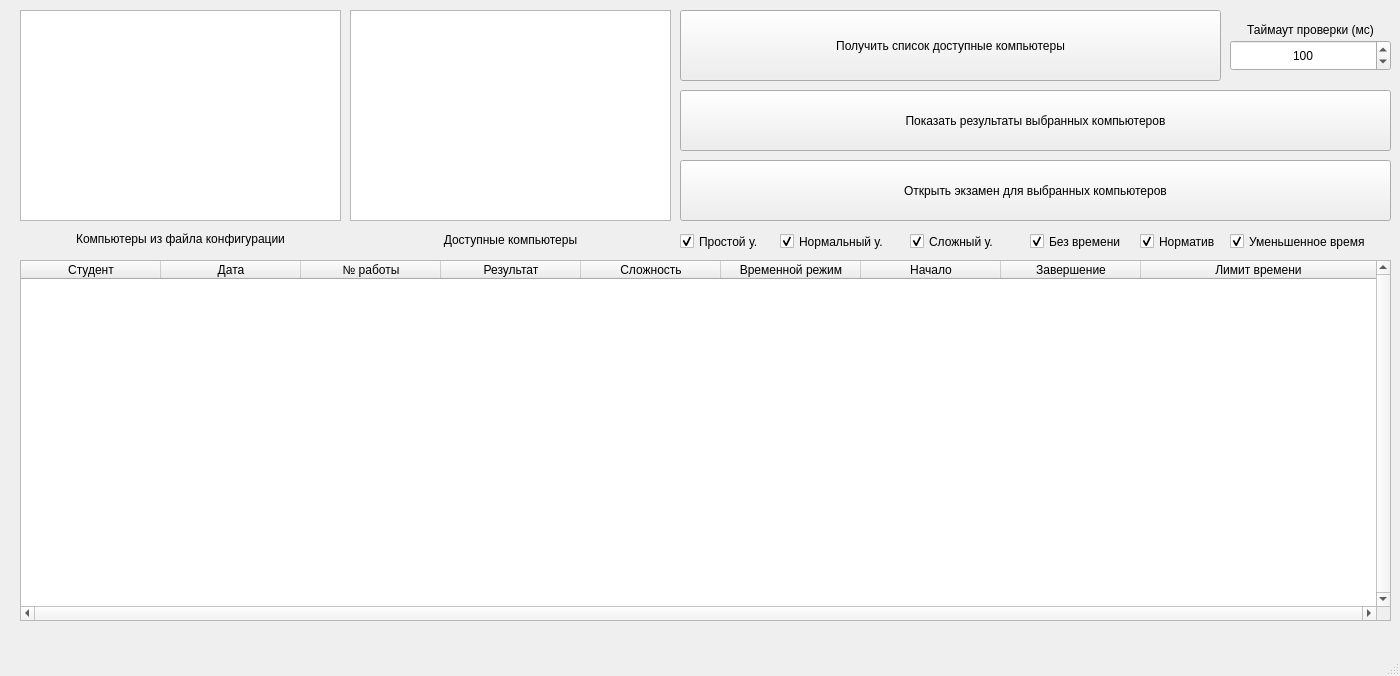
<?xml version="1.0" encoding="UTF-8"?>
<ui version="4.0">
 <class>mainWindow</class>
 <widget class="QMainWindow" name="mainWindow">
  <property name="enabled">
   <bool>true</bool>
  </property>
  <property name="geometry">
   <rect>
    <x>0</x>
    <y>0</y>
    <width>1400</width>
    <height>676</height>
   </rect>
  </property>
  <property name="minimumSize">
   <size>
    <width>1400</width>
    <height>676</height>
   </size>
  </property>
  <property name="maximumSize">
   <size>
    <width>1400</width>
    <height>676</height>
   </size>
  </property>
  <property name="windowTitle">
   <string>IBOS Tutor</string>
  </property>
  <widget class="QWidget" name="centralwidget">
   <widget class="QTableWidget" name="tableWidget">
    <property name="geometry">
     <rect>
      <x>20</x>
      <y>260</y>
      <width>1371</width>
      <height>361</height>
     </rect>
    </property>
    <property name="focusPolicy">
     <enum>Qt::StrongFocus</enum>
    </property>
    <property name="layoutDirection">
     <enum>Qt::LeftToRight</enum>
    </property>
    <property name="autoFillBackground">
     <bool>false</bool>
    </property>
    <property name="verticalScrollBarPolicy">
     <enum>Qt::ScrollBarAlwaysOn</enum>
    </property>
    <property name="horizontalScrollBarPolicy">
     <enum>Qt::ScrollBarAlwaysOn</enum>
    </property>
    <property name="horizontalScrollMode">
     <enum>QAbstractItemView::ScrollPerItem</enum>
    </property>
    <property name="gridStyle">
     <enum>Qt::SolidLine</enum>
    </property>
    <property name="sortingEnabled">
     <bool>true</bool>
    </property>
    <attribute name="horizontalHeaderDefaultSectionSize">
     <number>140</number>
    </attribute>
    <attribute name="horizontalHeaderMinimumSectionSize">
     <number>10</number>
    </attribute>
    <attribute name="horizontalHeaderShowSortIndicator" stdset="0">
     <bool>true</bool>
    </attribute>
    <attribute name="horizontalHeaderStretchLastSection">
     <bool>true</bool>
    </attribute>
    <column>
     <property name="text">
      <string>Студент</string>
     </property>
     <property name="whatsThis">
      <string/>
     </property>
    </column>
    <column>
     <property name="text">
      <string>Дата</string>
     </property>
    </column>
    <column>
     <property name="text">
      <string>№ работы</string>
     </property>
     <property name="toolTip">
      <string/>
     </property>
    </column>
    <column>
     <property name="text">
      <string>Результат</string>
     </property>
    </column>
    <column>
     <property name="text">
      <string>Сложность</string>
     </property>
    </column>
    <column>
     <property name="text">
      <string>Временной режим</string>
     </property>
    </column>
    <column>
     <property name="text">
      <string>Начало</string>
     </property>
    </column>
    <column>
     <property name="text">
      <string>Завершение</string>
     </property>
    </column>
    <column>
     <property name="text">
      <string>Лимит времени</string>
     </property>
    </column>
   </widget>
   <widget class="QPushButton" name="pushButton">
    <property name="geometry">
     <rect>
      <x>680</x>
      <y>90</y>
      <width>711</width>
      <height>61</height>
     </rect>
    </property>
    <property name="text">
     <string>Показать результаты выбранных компьютеров</string>
    </property>
   </widget>
   <widget class="QPushButton" name="pushButton_2">
    <property name="geometry">
     <rect>
      <x>680</x>
      <y>160</y>
      <width>711</width>
      <height>61</height>
     </rect>
    </property>
    <property name="text">
     <string>Открыть экзамен для выбранных компьютеров</string>
    </property>
   </widget>
   <widget class="QPushButton" name="pushButton_3">
    <property name="geometry">
     <rect>
      <x>680</x>
      <y>10</y>
      <width>541</width>
      <height>71</height>
     </rect>
    </property>
    <property name="text">
     <string>Получить список доступные компьютеры</string>
    </property>
   </widget>
   <widget class="QListWidget" name="listWidget">
    <property name="geometry">
     <rect>
      <x>20</x>
      <y>10</y>
      <width>321</width>
      <height>211</height>
     </rect>
    </property>
    <property name="font">
     <font>
      <family>DejaVu Sans</family>
      <pointsize>12</pointsize>
     </font>
    </property>
    <property name="selectionMode">
     <enum>QAbstractItemView::ExtendedSelection</enum>
    </property>
   </widget>
   <widget class="QListWidget" name="listWidget_2">
    <property name="geometry">
     <rect>
      <x>350</x>
      <y>10</y>
      <width>321</width>
      <height>211</height>
     </rect>
    </property>
    <property name="font">
     <font>
      <family>DejaVu Sans</family>
      <pointsize>12</pointsize>
     </font>
    </property>
    <property name="selectionMode">
     <enum>QAbstractItemView::ExtendedSelection</enum>
    </property>
   </widget>
   <widget class="QLabel" name="label">
    <property name="geometry">
     <rect>
      <x>20</x>
      <y>230</y>
      <width>321</width>
      <height>17</height>
     </rect>
    </property>
    <property name="text">
     <string>Компьютеры из файла конфигурации</string>
    </property>
    <property name="alignment">
     <set>Qt::AlignCenter</set>
    </property>
   </widget>
   <widget class="QLabel" name="label_2">
    <property name="geometry">
     <rect>
      <x>350</x>
      <y>230</y>
      <width>321</width>
      <height>20</height>
     </rect>
    </property>
    <property name="text">
     <string>Доступные компьютеры</string>
    </property>
    <property name="alignment">
     <set>Qt::AlignCenter</set>
    </property>
   </widget>
   <widget class="QCheckBox" name="checkBox">
    <property name="geometry">
     <rect>
      <x>680</x>
      <y>230</y>
      <width>111</width>
      <height>23</height>
     </rect>
    </property>
    <property name="text">
     <string>Простой у.</string>
    </property>
    <property name="checked">
     <bool>true</bool>
    </property>
   </widget>
   <widget class="QCheckBox" name="checkBox_2">
    <property name="geometry">
     <rect>
      <x>780</x>
      <y>230</y>
      <width>131</width>
      <height>23</height>
     </rect>
    </property>
    <property name="text">
     <string>Нормальный у.</string>
    </property>
    <property name="checked">
     <bool>true</bool>
    </property>
   </widget>
   <widget class="QCheckBox" name="checkBox_3">
    <property name="geometry">
     <rect>
      <x>910</x>
      <y>230</y>
      <width>101</width>
      <height>23</height>
     </rect>
    </property>
    <property name="text">
     <string>Сложный у.</string>
    </property>
    <property name="checked">
     <bool>true</bool>
    </property>
   </widget>
   <widget class="QCheckBox" name="checkBox_4">
    <property name="geometry">
     <rect>
      <x>1030</x>
      <y>230</y>
      <width>111</width>
      <height>23</height>
     </rect>
    </property>
    <property name="text">
     <string>Без времени</string>
    </property>
    <property name="checked">
     <bool>true</bool>
    </property>
   </widget>
   <widget class="QCheckBox" name="checkBox_5">
    <property name="geometry">
     <rect>
      <x>1140</x>
      <y>230</y>
      <width>131</width>
      <height>23</height>
     </rect>
    </property>
    <property name="text">
     <string>Норматив</string>
    </property>
    <property name="checked">
     <bool>true</bool>
    </property>
   </widget>
   <widget class="QCheckBox" name="checkBox_6">
    <property name="geometry">
     <rect>
      <x>1230</x>
      <y>230</y>
      <width>161</width>
      <height>23</height>
     </rect>
    </property>
    <property name="text">
     <string>Уменьшенное время</string>
    </property>
    <property name="checked">
     <bool>true</bool>
    </property>
   </widget>
   <widget class="QLabel" name="label_3">
    <property name="geometry">
     <rect>
      <x>1230</x>
      <y>20</y>
      <width>161</width>
      <height>20</height>
     </rect>
    </property>
    <property name="text">
     <string>Таймаут проверки (мс)</string>
    </property>
    <property name="alignment">
     <set>Qt::AlignCenter</set>
    </property>
   </widget>
   <widget class="QDoubleSpinBox" name="doubleSpinBox">
    <property name="geometry">
     <rect>
      <x>1230</x>
      <y>40</y>
      <width>161</width>
      <height>31</height>
     </rect>
    </property>
    <property name="alignment">
     <set>Qt::AlignCenter</set>
    </property>
    <property name="decimals">
     <number>0</number>
    </property>
    <property name="minimum">
     <double>10.000000000000000</double>
    </property>
    <property name="maximum">
     <double>10000.000000000000000</double>
    </property>
    <property name="singleStep">
     <double>100.000000000000000</double>
    </property>
    <property name="value">
     <double>100.000000000000000</double>
    </property>
   </widget>
  </widget>
  <widget class="QMenuBar" name="menubar">
   <property name="geometry">
    <rect>
     <x>0</x>
     <y>0</y>
     <width>1400</width>
     <height>22</height>
    </rect>
   </property>
  </widget>
  <widget class="QStatusBar" name="statusbar"/>
 </widget>
 <resources/>
 <connections/>
</ui>
